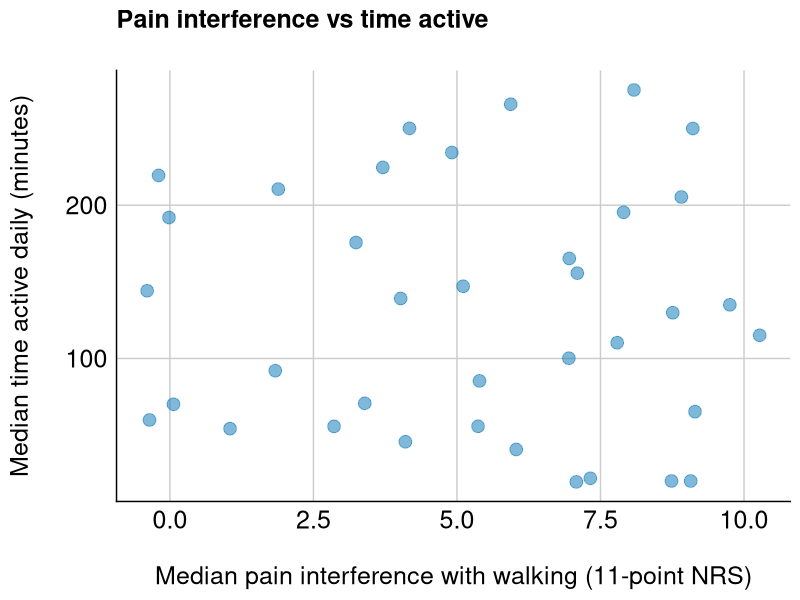
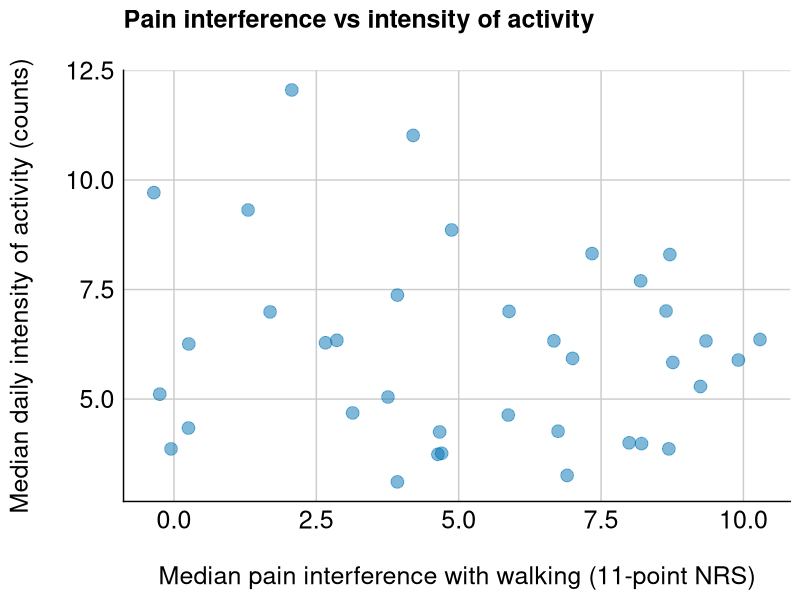
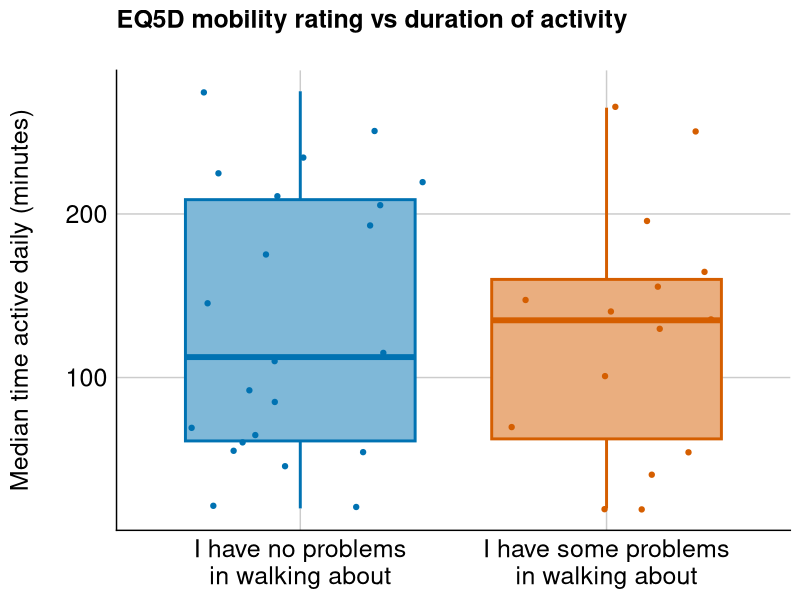
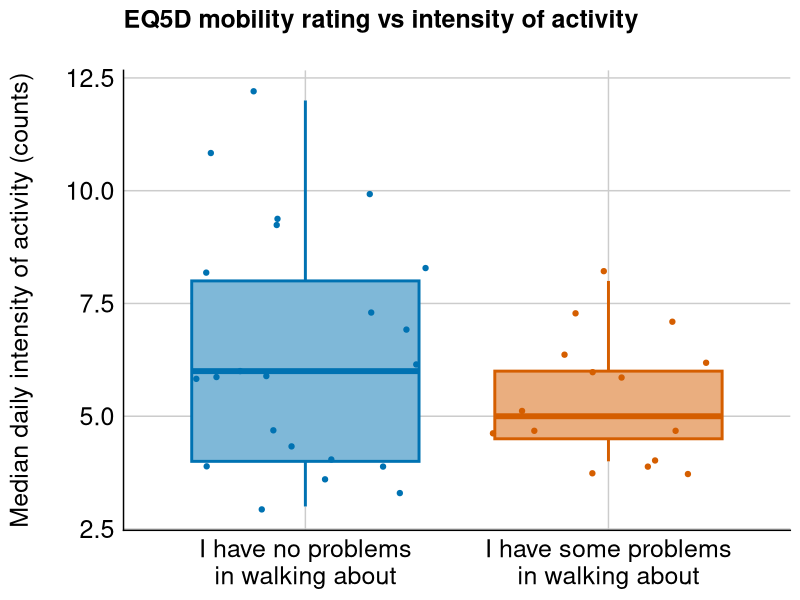

R code for these plots, in order:
## ---- chunk 1
# Load packages
library(knitr)
library(readr)
library(dplyr)
library(tidyr)
library(coin)
library(ggplot2)
library(scales)
library(grid)
library(cowplot)

# Load palette
cb8.categorical <- c("#0072B2", "#D55E00", "#009E73", "#F0E442", "#56B4E9", "#E69F00", "#CC79A7", "#999999")


# knitr chunk options
opts_chunk$set(echo = FALSE,
               warning = FALSE,
               message = FALSE,
               fig.path = './figures/',
               fig.width = 11.7,
               fig.height = 8.2,
               dev = c('png', 'pdf'),
               tidy = FALSE, 
               tidy.opts = list(width.cutoff = 65))
## ---- chunk 2
data <- read_csv('./data/activity.bpi.eq5d.csv')
## ---- chunk 3
# Top-and-tail
head(data)
tail(data)
glimpse(data)
## ---- chunk 4
data.1 <- data %>%
    mutate(ID = factor(ID),
           Pain = factor(Pain),
           eq5d_mobility = factor(eq5d_mobility,
                                  levels = c('I have no problems in walking about', 'I have some problems in walking about'),
                                  labels = c('I have no problems in walking about', 'I have some problems in walking about'),
                                  ordered = TRUE))
## ---- chunk 5
# Extract required data
data.cor.duration <- data.1 %>%
    select(Pain, bpi_walk_interference, Median_activity_duration)

# Scatterplot 
scatter.plot.duration <- ggplot(data.cor.duration,
                 aes(x = bpi_walk_interference,
                     y = Median_activity_duration,
                     fill = Pain,
                     colour = Pain)) +
    geom_jitter(size = 4, shape = 21, alpha = 0.5) +
    labs(x = '\nMedian pain interference with walking (11-point NRS)',
         y = 'Median time active daily (minutes)\n',
         title = 'Pain interference vs time active\n') +
    scale_fill_manual(values = cb8.categorical) +
    scale_colour_manual(values = cb8.categorical) +
    theme_cowplot() +
    theme(plot.title = element_text(face = 'bold', 
                                    size = 18, 
                                    colour = 'black'),
          axis.text = element_text(size = 18, 
                                   colour = 'black'),
          axis.title = element_text(size = 18, 
                                    colour = 'black'),
          axis.ticks = element_blank(), 
          panel.grid.major = element_line(colour = 'grey80'),
          panel.background = element_blank(),
          legend.position = 'none')
scatter.plot.duration

# Perform Spearman's correlation
result.cor.duration <- spearman_test(bpi_walk_interference ~ Median_activity_duration,
                            data = data.cor.duration)
result.cor.duration
## ---- chunk 6
# Extract required data
data.cor.intensity <- data.1 %>%
    select(Pain, bpi_walk_interference, Median_activity)

# Scatterplot 
scatter.plot.intensity <- ggplot(data.cor.intensity,
                 aes(x = bpi_walk_interference,
                     y = Median_activity,
                     fill = Pain,
                     colour = Pain)) +
    geom_jitter(size = 4, shape = 21, alpha = 0.5) +
    labs(x = '\nMedian pain interference with walking (11-point NRS)',
         y = 'Median daily intensity of activity (counts)\n',
         title = 'Pain interference vs intensity of activity\n') +
    scale_fill_manual(values = cb8.categorical) +
    scale_colour_manual(values = cb8.categorical) +
    theme_cowplot() +
    theme(plot.title = element_text(face = 'bold', 
                                    size = 18, 
                                    colour = 'black'),
          axis.text = element_text(size = 18, 
                                   colour = 'black'),
          axis.title = element_text(size = 18, 
                                    colour = 'black'),
          axis.ticks = element_blank(), 
          panel.grid.major = element_line(colour = 'grey80'),
          panel.background = element_blank(),
          legend.position = 'none')
scatter.plot.intensity

# Perform Spearman's correlation
result.cor.intensity <- spearman_test(bpi_walk_interference ~ Median_activity,
                            data = data.cor.intensity)
result.cor.intensity
## ---- chunk 7
# Extract required data
data.duration <- data.1 %>%
    select(Pain, eq5d_mobility, Median_activity_duration)

# Scatterplot 
duration.plot <- ggplot(data.duration,
                 aes(x = eq5d_mobility,
                     y = Median_activity_duration,
                     fill = eq5d_mobility,
                     colour = eq5d_mobility)) +
    geom_boxplot(fill = 'white', colour = 'white') +
    geom_boxplot(size = 1, alpha = 0.5) +
    geom_jitter() +
    labs(y = 'Median time active daily (minutes)\n',
         title = 'EQ5D mobility rating vs duration of activity\n') +
    scale_fill_manual(values = cb8.categorical) +
    scale_colour_manual(values = cb8.categorical) +
    scale_x_discrete(breaks = c('I have no problems in walking about', 
                              'I have some problems in walking about'),
                   labels = c('I have no problems\nin walking about', 
                              'I have some problems\nin walking about')) +
    theme_cowplot() +
    theme(plot.title = element_text(face = 'bold', 
                                    size = 18, 
                                    colour = 'black'),
          axis.text = element_text(size = 18, 
                                   colour = 'black'),
          axis.title = element_text(size = 18, 
                                    colour = 'black'),
          axis.title.x = element_blank(),
          axis.ticks = element_blank(), 
          panel.grid.major = element_line(colour = 'grey80'),
          panel.background = element_blank(),
          legend.position = 'none')
duration.plot

# Wilcoxon rank sum test
result.duration <- wilcox_test(Median_activity_duration ~ eq5d_mobility, 
                               data = data.duration)
result.duration
## ---- chunk 8
# Extract required data
data.intensity <- data.1 %>%
    select(Pain, eq5d_mobility, Median_activity)

# Scatterplot 
intensity.plot <- ggplot(data.intensity,
                 aes(x = eq5d_mobility,
                     y = Median_activity,
                     fill = eq5d_mobility,
                     colour = eq5d_mobility)) +
    geom_boxplot(fill = 'white', colour = 'white') +
    geom_boxplot(size = 1, alpha = 0.5) +
    geom_jitter() +
    labs(y = 'Median daily intensity of activity (counts)\n',
         title = 'EQ5D mobility rating vs intensity of activity\n') +
    scale_fill_manual(values = cb8.categorical) +
    scale_colour_manual(values = cb8.categorical) +
    scale_x_discrete(breaks = c('I have no problems in walking about', 
                              'I have some problems in walking about'),
                   labels = c('I have no problems\nin walking about', 
                              'I have some problems\nin walking about')) +
    theme_cowplot() +
    theme(plot.title = element_text(face = 'bold', 
                                    size = 18, 
                                    colour = 'black'),
          axis.text = element_text(size = 18, 
                                   colour = 'black'),
          axis.title = element_text(size = 18, 
                                    colour = 'black'),
          axis.title.x = element_blank(),
          axis.ticks = element_blank(), 
          panel.grid.major = element_line(colour = 'grey80'),
          panel.background = element_blank(),
          legend.position = 'none')
intensity.plot

# Wilcoxon rank sum test
result.intensity <- wilcox_test(Median_activity ~ eq5d_mobility, 
                               data = data.intensity)
result.intensity
## ---- chunk 9
sessionInfo()
